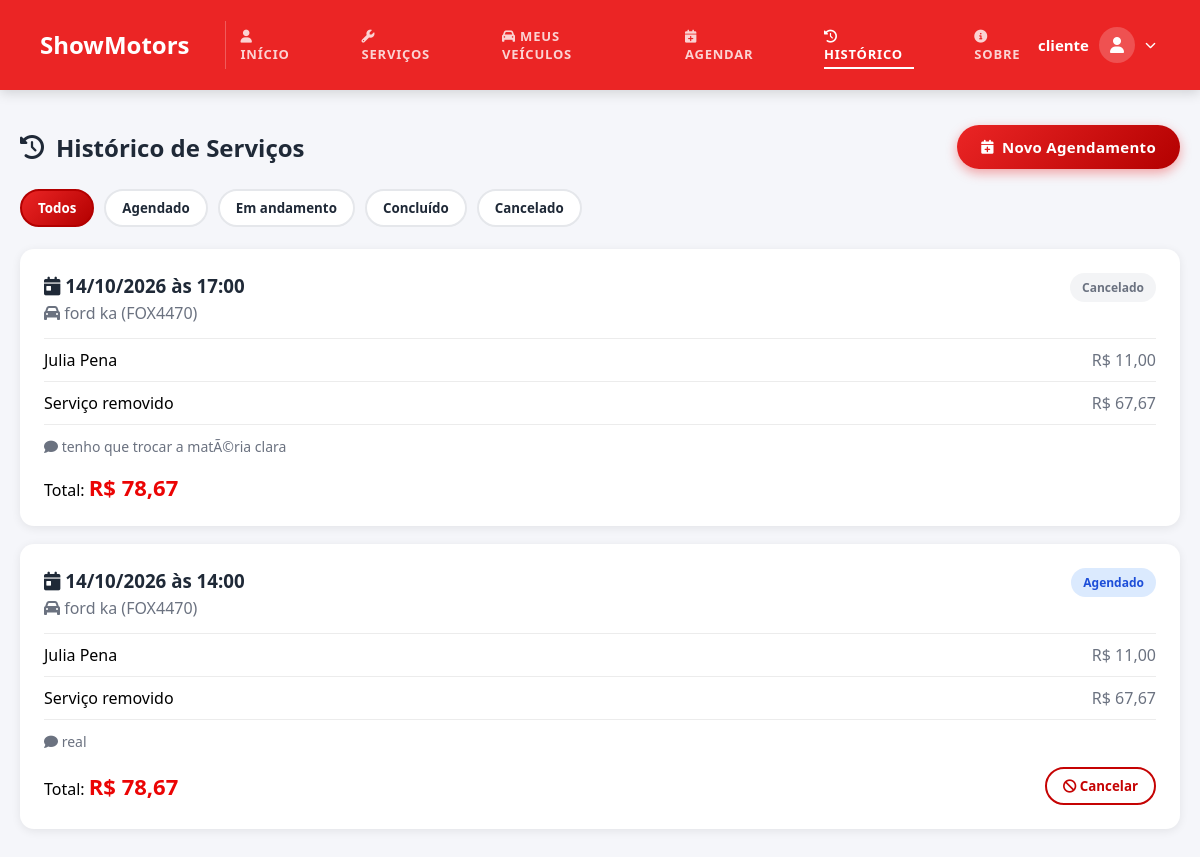
Page /site_showmotors_v19.10.2026/historico.php (signed in) on the committed database.
### tables this page shows
CREATE TABLE IF NOT EXISTS `agendamento` (
  `id_agendamento` int(11) NOT NULL AUTO_INCREMENT,
  `id_usuario` int(11) NOT NULL,
  `id_carro` int(11) NOT NULL,
  `data_hora_servico` datetime NOT NULL,
  `data_hora_entrega` datetime DEFAULT NULL,
  `descricao` varchar(256) DEFAULT NULL,
  `status` enum('AGENDADO','EM_ANDAMENTO','CONCLUIDO','CANCELADO') NOT NULL DEFAULT 'AGENDADO',
  PRIMARY KEY (`id_agendamento`),
  KEY `id_usuario` (`id_usuario`),
  KEY `id_carro` (`id_carro`)
);

CREATE TABLE IF NOT EXISTS `carro` (
  `id_carro` int(11) NOT NULL AUTO_INCREMENT,
  `id_usuario` int(11) NOT NULL,
  `marca` varchar(15) NOT NULL,
  `modelo` varchar(50) NOT NULL,
  `num_chassi` varchar(17) DEFAULT NULL,
  `ano_fabricacao` year(4) NOT NULL,
  `ano_modelo` year(4) NOT NULL,
  `cor` varchar(10) DEFAULT NULL,
  `placa` varchar(8) NOT NULL,
  `tipo_combustivel` varchar(20) DEFAULT NULL,
  `qtdd_portas` int(11) DEFAULT NULL,
  `nivel_tanque` varchar(12) DEFAULT NULL,
  `km_rodados` int(11) DEFAULT NULL,
  `direcao` varchar(15) DEFAULT NULL,
  `ar` varchar(15) DEFAULT NULL,
  `motor` varchar(30) DEFAULT NULL,
  PRIMARY KEY (`id_carro`),
  KEY `id_usuario` (`id_usuario`)
);

### site_showmotors_v19.10.2026/historico.php (the view, shortened to what this page needs)
<?php
include("conexao.php");
$idUsuario = (int) $_SESSION['id_usuario'];
function formatarDataHora($dataHora)
{
    $t = strtotime($dataHora);
    return date('d/m/Y', $t) . ' às ' . date('H:i', $t);
}
$stmt = $conn->prepare(
    "SELECT a.id_agendamento, a.data_hora_servico, a.data_hora_entrega, a.descricao, a.status,
            c.marca, c.modelo, c.placa
     FROM agendamento a
     LEFT JOIN carro c ON c.id_carro = a.id_carro
     WHERE a.id_usuario = ?
     ORDER BY a.data_hora_servico DESC"
);
$stmt->bind_param("i", $idUsuario);
$stmt->execute();
$agendamentos = $stmt->get_result()->fetch_all(MYSQLI_ASSOC);
$itens = [];
$stmt = $conn->prepare(
    "SELECT asv.id_agendamento,
            COALESCE(s.nome, 'Serviço removido') AS nome,
            COALESCE(asv.preco_unitario, s.preco, 0) AS preco
     FROM agendamento_servicos asv
     JOIN agendamento a ON a.id_agendamento = asv.id_agendamento
     LEFT JOIN servicos s ON s.id_servico = asv.id_servico
     WHERE a.id_usuario = ?
     ORDER BY nome"
);
$stmt->bind_param("i", $idUsuario);
$stmt->execute();
$res = $stmt->get_result();
while ($linha = $res->fetch_assoc()) {
    $itens[(int) $linha['id_agendamento']][] = $linha;
}
$rotulos = [
    'AGENDADO'     => 'Agendado',
    'EM_ANDAMENTO' => 'Em andamento',
    'CONCLUIDO'    => 'Concluído',
    'CANCELADO'    => 'Cancelado',
];
?>
<!DOCTYPE html>
<html lang="pt-BR">
<head>
    <link rel="stylesheet" href="css/estilizacao.css">
    <link rel="stylesheet" href="css/cliente.css">
    <link rel="stylesheet" href="https://cdnjs.cloudflare.com/ajax/libs/font-awesome/6.5.2/css/all.min.css">
</head>
<body>
    <header class="topo">
        <div class="lado-esquerdo">
            <h1 class="titulo">ShowMotors</h1>
            <?php include("menu.php"); ?>
        </div>
        <?php include("menu_usuario.php"); ?>
    </header>
    <main class="conteudo">
        <div class="cabecalho-secao">
            <h2>
                <i class="fa-solid fa-clock-rotate-left"></i>
                Histórico de Serviços
            </h2>
            <a href="agendar.php" class="botao-padrao">
                <i class="fa-solid fa-calendar-plus"></i>
                Novo Agendamento
            </a>
        </div>
        <?php if (count($agendamentos) === 0): ?>
            <div class="aviso-vazio">
                <i class="fa-solid fa-clipboard-list"></i>
                <p>Você ainda não tem agendamentos.</p>
                <a href="agendar.php" class="botao-padrao">
                    <i class="fa-solid fa-calendar-plus"></i>
                    Agendar agora
                </a>
            </div>
        <?php else: ?>
            <div class="filtros-status">
                <button type="button" class="filtro-status ativo" data-filtro="todos">Todos</button>
                <?php foreach ($rotulos as $chave => $rotulo): ?>
                    <button type="button" class="filtro-status" data-filtro="<?= $chave ?>"><?= $rotulo ?></button>
                <?php endforeach; ?>
            </div>
            <div class="lista-historico">
                <?php foreach ($agendamentos as $a):
                    $id = (int) $a['id_agendamento'];
                    $lista = $itens[$id] ?? [];
                    $total = 0;
                    foreach ($lista as $item) {
                        $total += (float) $item['preco'];
                    }
                ?>
                    <div class="card-historico" data-status="<?= htmlspecialchars($a['status'], ENT_QUOTES) ?>">
                        <div class="topo-historico">
                            <div>
                                <h3>
                                    <i class="fa-solid fa-calendar-day"></i>
                                    <?= formatarDataHora($a['data_hora_servico']) ?>
                                </h3>
                                <p>
                                    <i class="fa-solid fa-car"></i>
                                    <?php if ($a['marca'] !== null): ?>
                                        <?= htmlspecialchars($a['marca'] . ' ' . $a['modelo']) ?>
                                        (<?= htmlspecialchars($a['placa']) ?>)
                                    <?php else: ?>
                                        Veículo removido
                                    <?php endif; ?>
                                </p>
                            </div>
                            <span class="badge-status <?= strtolower($a['status']) ?>">
                                <?= $rotulos[$a['status']] ?? htmlspecialchars($a['status']) ?>
                            </span>
                        </div>
                        <ul class="itens-historico">
                            <?php foreach ($lista as $item): ?>
                                <li>
                                    <span><?= htmlspecialchars($item['nome']) ?></span>
                                    <span>R$ <?= number_format($item['preco'], 2, ',', '.') ?></span>
                                </li>
                            <?php endforeach; ?>
                        </ul>
                        <?php if (!empty($a['descricao'])): ?>
                            <p class="obs-historico">
                                <i class="fa-solid fa-comment"></i>
                                <?= htmlspecialchars($a['descricao']) ?>
                            </p>
                        <?php endif; ?>
                        <div class="rodape-historico">
                            <span class="total">Total: <strong>R$ <?= number_format($total, 2, ',', '.') ?></strong></span>
                            <?php if ($a['status'] === 'AGENDADO'): ?>
                                <form method="POST" class="form-cancelar">
                                    <button type="submit" class="btn-cancelar">
                                        <i class="fa-solid fa-ban"></i> Cancelar
                                    </button>
                                </form>
                            <?php endif; ?>
                        </div>
                    </div>
                <?php endforeach; ?>
            </div>
        <?php endif; ?>
    </main>
</body>
</html>

### site_showmotors_v19.10.2026/css/estilizacao.css (style rules this page uses)
* { margin: 0; padding: 0; box-sizing: border-box; font-family: "Segoe UI", sans-serif; }
body { background: #f5f6fa; margin: 0; min-height: 100vh; }
.topo { height: 90px; background: #eb2525; color: white; display: flex; justify-content: space-between; align-items: center; padding: 0 40px; box-shadow: 0 3px 12px rgba(0, 0, 0, 0.15); }
.lado-esquerdo { display: flex; align-items: center; gap: 20px; }
.titulo { font-size: 24px; font-weight: 700; line-height: 1; }
.conteudo { max-width: 1250px; margin: 35px auto; padding: 0 20px; }
.cabecalho-secao { display: flex; justify-content: space-between; align-items: center; margin-bottom: 20px; }
.cabecalho-secao h2 { color: #1f2937; display: flex; align-items: center; gap: 12px; }
.botao-padrao { border: none; background: linear-gradient(135deg, #eb2525, #b30000); color: white; padding: 12px 24px; border-radius: 999px; display: inline-flex; align-items: center; gap: 8px; font-size: 15px; font-weight: 700; letter-spacing: 0.3px; text-decoration: none; cursor: pointer; box-shadow: 0 4px 12px rgba(235, 4, 4, 0.35); }
.botao-padrao i { font-size: 14px; }

### site_showmotors_v19.10.2026/css/cliente.css (style rules this page uses)
.filtros-status { display: flex; flex-wrap: wrap; gap: 10px; margin-bottom: 22px; }
.filtro-status { border: 2px solid #e5e7eb; background: white; color: #1f2937; padding: 8px 16px; border-radius: 999px; font-weight: 600; cursor: pointer; }
.filtro-status.ativo { background: linear-gradient(135deg, #eb2525, #b30000); border-color: #b30000; color: white; }
.lista-historico { display: grid; gap: 18px; }
.card-historico { background: white; border-radius: 14px; padding: 24px; box-shadow: 0 2px 10px rgba(0, 0, 0, 0.08); }
.topo-historico { display: flex; justify-content: space-between; align-items: flex-start; flex-wrap: wrap; gap: 10px; margin-bottom: 14px; }
.topo-historico h3 { color: #1f2937; }
.topo-historico p { color: #6b7280; margin-top: 4px; }
.badge-status { padding: 6px 12px; border-radius: 30px; font-size: 12px; font-weight: 700; }
.badge-status.agendado { background: #dbeafe; color: #1d4ed8; }
.badge-status.cancelado { background: #f3f4f6; color: #6b7280; }
.itens-historico { list-style: none; border-top: 1px solid #ececec; }
.itens-historico li { display: flex; justify-content: space-between; gap: 12px; padding: 10px 0; border-bottom: 1px solid #ececec; }
.itens-historico li span:last-child { white-space: nowrap; color: #6b7280; }
.rodape-historico { display: flex; justify-content: space-between; align-items: center; flex-wrap: wrap; gap: 12px; margin-top: 16px; }
.rodape-historico .total strong { color: #eb0404; font-size: 22px; }
.obs-historico { color: #6b7280; margin-top: 12px; font-size: 14px; }
.btn-cancelar { border: 2px solid #c50303; background: white; color: #c50303; padding: 8px 16px; border-radius: 999px; font-weight: 700; cursor: pointer; }

### rows in the picture
agendamento: data_hora_servico "14/10/2026 às 17:00", id_carro.modelo "ford ka", id_carro.placa "FOX4470", status "Cancelado", nome "Julia Pena", preco "11,00", nome "Serviço removido", preco "67,67", descricao "tenho que trocar a matÃ©ria clara", total "78,67"
agendamento: data_hora_servico "14/10/2026 às 14:00", id_carro.modelo "ford ka", id_carro.placa "FOX4470", status "Agendado", nome "Julia Pena", preco "11,00", nome "Serviço removido", preco "67,67", descricao "real", total "78,67"

### other values in the picture
$texto "INÍCIO"
$texto "SERVIÇOS"
$texto "MEUS VEÍCULOS"
$texto "AGENDAR"
$texto "HISTÓRICO"
$texto "SOBRE"
$_SESSION['usuario'] "cliente"
$rotulo "Agendado"
$rotulo "Em andamento"
$rotulo "Concluído"
$rotulo "Cancelado"
